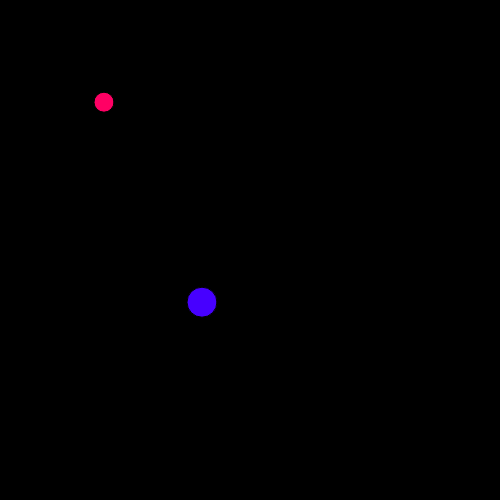
Frame 1 (no input)
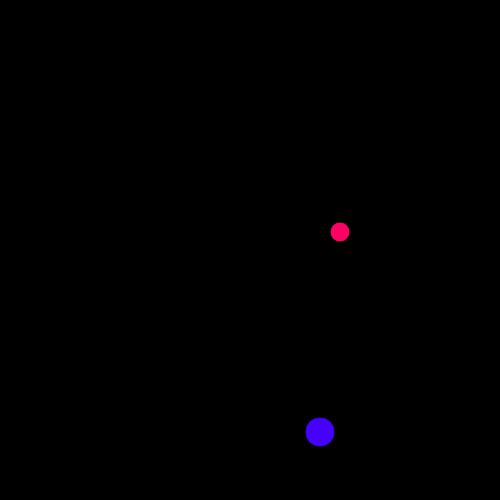
Frame 60 (no input)
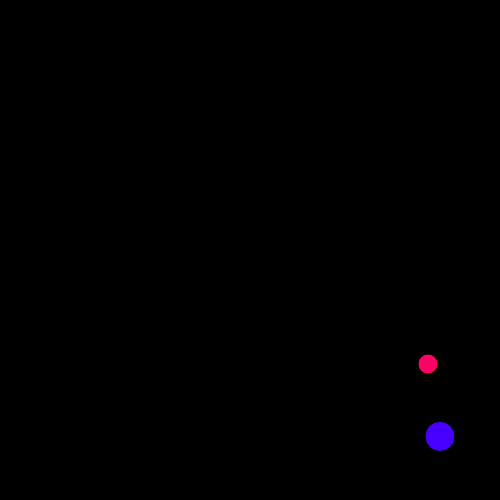
Frame 120 (the mouse pressed at the canvas centre since frame 60)

The p5.js sketch that drew these frames (run headless with seeded random() and noise() and a simulated clock; from frame 60 on, the mouse is pressed at the canvas centre):

// p5.js sketch
// ── sketch.js
var ball1;
var ball2;

function setup() {
  createCanvas(500, 500);
  ball1 = new Ball();
  ball1.setup(200, 300, 30, 2.0, 2.2, color(random(0, 100), 0, 255));

  ball2 = new Ball();
  ball2.setup(100, 100, 20, 4.0, 2.2, color(255, 0, 100));
}

function draw() {
  background(0);
  ball1.move();
  ball1.display();
  ball1.bounce();

  ball2.move();
  ball2.display();
  ball2.bounce();

}

// ── ball.js
function Ball(){
  this.setup = function(x, y, size, xSpeed, ySpeed, color){
    this.x = x;
    this.y = y;
    this.size = size;
    this.xSpeed = xSpeed;
    this.ySpeed = ySpeed;
    this.color = color;
  }
  this.move = function(){
    this.x = this.x + this.xSpeed;
    this.y = this.y + this.ySpeed;
  }

  this.bounce = function(){
    if(this.x > width || this.x < 0){
      this.xSpeed = this.xSpeed *- 1;
    }
    if (this.y > height || this.y < 0){
      this.ySpeed = this.ySpeed *- 1;
    }
  }
  this.display = function(){
    fill(this.color);
    ellipse(this.x, this.y, this.size, this.size);
  }
}
